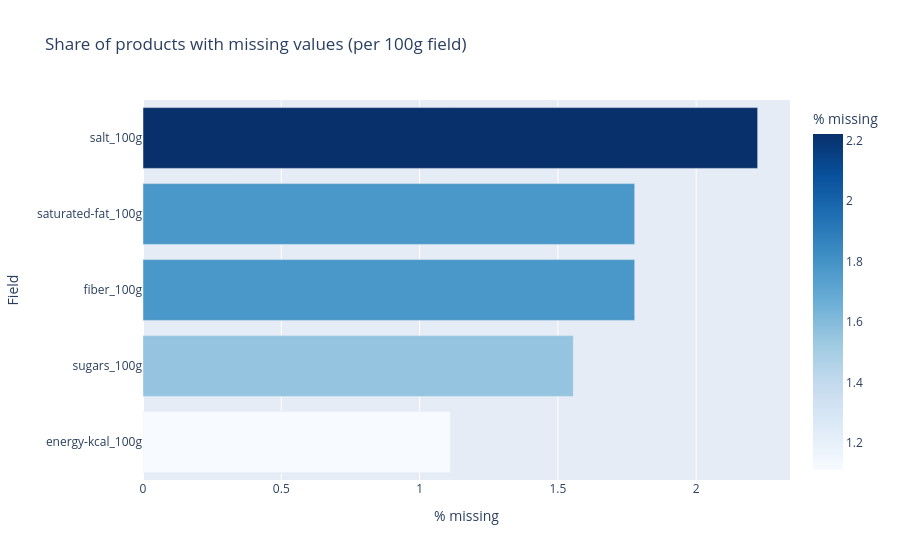
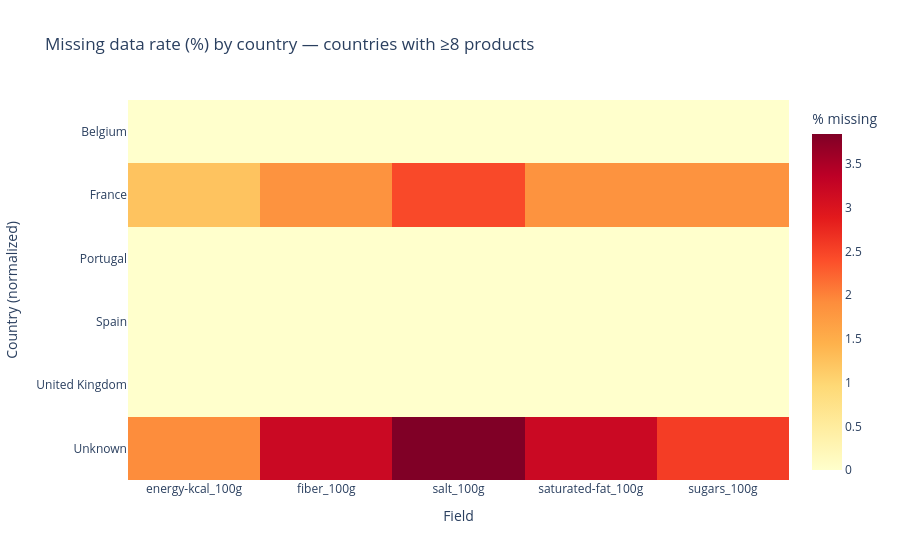

Here is the notebook cell these charts were saved with, in order:
### Markdown cell above
### **Analytical Question 3:**
Which nutritional fields (e.g., fiber, sodium, saturated fat, energy) are most frequently missing across products in this category, and does data completeness vary by country of origin?

The first bar chart looks at the whole dataset and, for each nutrient column (sugar, fiber, salt, saturated fat, energy per 100 g), shows what share of products has a blank value. Longer bars mean that field is missing more often, so you see which numbers are least complete overall. The heatmap uses normalized country names (so different spellings and codes for the same country are grouped together) and colors how often each field is missing inside each country. Only countries with enough products are included so one-off rows do not define a whole country. Darker cells mean more gaps for that country and that field, which supports comparing data completeness by place as well as which fields are weakest overall.

### Code cell
# --- Q3: Missing nutritional fields; completeness by normalized country ---
MISSING_COLS = NUM_COLS
overall_pct = (
    pd.DataFrame(
        {
            "field": MISSING_COLS,
            "pct_missing": [100 * df[c].isna().mean() for c in MISSING_COLS],
        }
    )
    .sort_values("pct_missing", ascending=True)
)

fig_miss = px.bar(
    overall_pct,
    x="pct_missing",
    y="field",
    orientation="h",
    title="Share of products with missing values (per 100g field)",
    labels={"pct_missing": "% missing", "field": "Field"},
    color="pct_missing",
    color_continuous_scale="Blues",
)
fig_miss.update_layout(showlegend=False)
fig_miss.show()

MIN_PER_COUNTRY = 8
counts = df["country_norm"].value_counts()
keep_countries = counts[counts >= MIN_PER_COUNTRY].index.tolist()
df_ct = df[df["country_norm"].isin(keep_countries)].copy()

miss_by = []
for country in sorted(df_ct["country_norm"].unique()):
    sub = df_ct[df_ct["country_norm"] == country]
    for col in MISSING_COLS:
        miss_by.append(
            {
                "country_norm": country,
                "field": col,
                "pct_missing": 100 * sub[col].isna().mean(),
                "n": len(sub),
            }
        )
heat_df = pd.DataFrame(miss_by)

fig_heat = px.imshow(
    heat_df.pivot(index="country_norm", columns="field", values="pct_missing"),
    labels=dict(x="Field", y="Country (normalized)", color="% missing"),
    title=(
        f"Missing data rate (%) by country — countries with ≥{MIN_PER_COUNTRY} products"
    ),
    color_continuous_scale="YlOrRd",
    aspect="auto",
)
fig_heat.update_layout(xaxis={"side": "bottom"})
fig_heat.show()

### Figure 1 — Plotly figure (JSON) as saved in the notebook; plotly's stock layout.template omitted (floating-point values rounded to 4 significant figures)
{"data": [{"hovertemplate": "% missing=%{marker.color}<br>Field=%{y}<extra></extra>", "legendgroup": "", "marker": {"color": [1.111, 1.556, 1.778, 1.778, 2.222], "coloraxis": "coloraxis", "pattern": {"shape": ""}}, "name": "", "orientation": "h", "showlegend": false, "textposition": "auto", "type": "bar", "x": [1.111, 1.556, 1.778, 1.778, 2.222], "xaxis": "x", "y": ["energy-kcal_100g", "sugars_100g", "fiber_100g", "saturated-fat_100g", "salt_100g"], "yaxis": "y"}], "layout": {"barmode": "relative", "coloraxis": {"colorbar": {"title": {"text": "% missing"}}, "colorscale": [[0, "rgb(247,251,255)"], [0.125, "rgb(222,235,247)"], [0.25, "rgb(198,219,239)"], [0.375, "rgb(158,202,225)"], [0.5, "rgb(107,174,214)"], [0.625, "rgb(66,146,198)"], [0.75, "rgb(33,113,181)"], [0.875, "rgb(8,81,156)"], [1, "rgb(8,48,107)"]]}, "legend": {"tracegroupgap": 0}, "showlegend": false, "title": {"text": "Share of products with missing values (per 100g field)"}, "xaxis": {"anchor": "y", "domain": [0, 1], "title": {"text": "% missing"}}, "yaxis": {"anchor": "x", "domain": [0, 1], "title": {"text": "Field"}}}}

### Figure 2 — Plotly figure (JSON) as saved in the notebook; plotly's stock layout.template omitted (floating-point values rounded to 4 significant figures)
{"data": [{"coloraxis": "coloraxis", "hovertemplate": "Field: %{x}<br>Country (normalized): %{y}<br>% missing: %{z}<extra></extra>", "name": "0", "type": "heatmap", "x": ["energy-kcal_100g", "fiber_100g", "salt_100g", "saturated-fat_100g", "sugars_100g"], "xaxis": "x", "y": ["Belgium", "France", "Portugal", "Spain", "United Kingdom", "Unknown"], "yaxis": "y", "z": [[0.0, 0.0, 0.0, 0.0, 0.0], [1.227, 1.84, 2.454, 1.84, 1.84], [0.0, 0.0, 0.0, 0.0, 0.0], [0.0, 0.0, 0.0, 0.0, 0.0], [0.0, 0.0, 0.0, 0.0, 0.0], [1.923, 3.205, 3.846, 3.205, 2.564]]}], "layout": {"coloraxis": {"colorbar": {"title": {"text": "% missing"}}, "colorscale": [[0, "rgb(255,255,204)"], [0.125, "rgb(255,237,160)"], [0.25, "rgb(254,217,118)"], [0.375, "rgb(254,178,76)"], [0.5, "rgb(253,141,60)"], [0.625, "rgb(252,78,42)"], [0.75, "rgb(227,26,28)"], [0.875, "rgb(189,0,38)"], [1, "rgb(128,0,38)"]]}, "title": {"text": "Missing data rate (%) by country — countries with ≥8 products"}, "xaxis": {"anchor": "y", "domain": [0, 1], "side": "bottom", "title": {"text": "Field"}}, "yaxis": {"anchor": "x", "autorange": "reversed", "domain": [0, 1], "title": {"text": "Country (normalized)"}}}}
